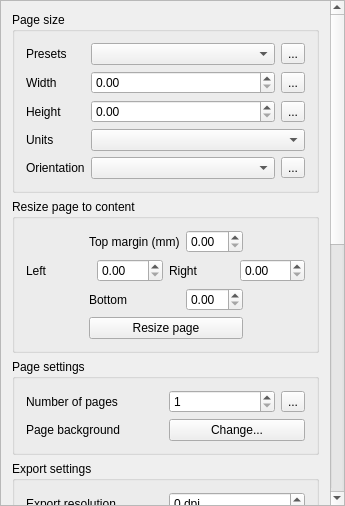
<?xml version="1.0" encoding="UTF-8"?>
<ui version="4.0">
 <class>CompositionWidgetBase</class>
 <widget class="QWidget" name="CompositionWidgetBase">
  <property name="geometry">
   <rect>
    <x>0</x>
    <y>0</y>
    <width>345</width>
    <height>506</height>
   </rect>
  </property>
  <property name="sizePolicy">
   <sizepolicy hsizetype="Expanding" vsizetype="Expanding">
    <horstretch>0</horstretch>
    <verstretch>0</verstretch>
   </sizepolicy>
  </property>
  <property name="windowTitle">
   <string>Composition</string>
  </property>
  <layout class="QVBoxLayout" name="verticalLayout">
   <property name="spacing">
    <number>0</number>
   </property>
   <property name="leftMargin">
    <number>0</number>
   </property>
   <property name="topMargin">
    <number>0</number>
   </property>
   <property name="rightMargin">
    <number>0</number>
   </property>
   <property name="bottomMargin">
    <number>0</number>
   </property>
   <item>
    <widget class="QScrollArea" name="scrollArea">
     <property name="sizePolicy">
      <sizepolicy hsizetype="MinimumExpanding" vsizetype="MinimumExpanding">
       <horstretch>0</horstretch>
       <verstretch>0</verstretch>
      </sizepolicy>
     </property>
     <property name="focusPolicy">
      <enum>Qt::WheelFocus</enum>
     </property>
     <property name="frameShape">
      <enum>QFrame::StyledPanel</enum>
     </property>
     <property name="frameShadow">
      <enum>QFrame::Plain</enum>
     </property>
     <property name="widgetResizable">
      <bool>true</bool>
     </property>
     <widget class="QWidget" name="scrollAreaWidgetContents">
      <property name="geometry">
       <rect>
        <x>0</x>
        <y>0</y>
        <width>326</width>
        <height>942</height>
       </rect>
      </property>
      <layout class="QVBoxLayout" name="verticalLayout_2">
       <item>
        <widget class="QgsCollapsibleGroupBoxBasic" name="groupBox">
         <property name="focusPolicy">
          <enum>Qt::StrongFocus</enum>
         </property>
         <property name="title">
          <string>Page size</string>
         </property>
         <property name="syncGroup" stdset="0">
          <string notr="true">composeritem</string>
         </property>
         <property name="collapsed" stdset="0">
          <bool>false</bool>
         </property>
         <layout class="QGridLayout" name="gridLayout" columnstretch="0,0">
          <item row="4" column="0">
           <widget class="QLabel" name="textLabel7">
            <property name="text">
             <string>Orientation</string>
            </property>
            <property name="wordWrap">
             <bool>true</bool>
            </property>
            <property name="buddy">
             <cstring>mPaperOrientationComboBox</cstring>
            </property>
           </widget>
          </item>
          <item row="2" column="0">
           <widget class="QLabel" name="label_2">
            <property name="text">
             <string>Height</string>
            </property>
            <property name="wordWrap">
             <bool>true</bool>
            </property>
           </widget>
          </item>
          <item row="3" column="1">
           <widget class="QComboBox" name="mPaperUnitsComboBox">
            <property name="enabled">
             <bool>true</bool>
            </property>
            <property name="sizePolicy">
             <sizepolicy hsizetype="Expanding" vsizetype="Fixed">
              <horstretch>0</horstretch>
              <verstretch>0</verstretch>
             </sizepolicy>
            </property>
           </widget>
          </item>
          <item row="3" column="0">
           <widget class="QLabel" name="label_3">
            <property name="text">
             <string>Units</string>
            </property>
            <property name="wordWrap">
             <bool>true</bool>
            </property>
           </widget>
          </item>
          <item row="0" column="0">
           <widget class="QLabel" name="textLabel3">
            <property name="text">
             <string>Presets</string>
            </property>
            <property name="wordWrap">
             <bool>true</bool>
            </property>
            <property name="buddy">
             <cstring>mPaperSizeComboBox</cstring>
            </property>
           </widget>
          </item>
          <item row="2" column="1">
           <layout class="QHBoxLayout" name="horizontalLayout_3">
            <item>
             <widget class="QgsDoubleSpinBox" name="mPaperHeightDoubleSpinBox">
              <property name="sizePolicy">
               <sizepolicy hsizetype="Preferred" vsizetype="Minimum">
                <horstretch>0</horstretch>
                <verstretch>0</verstretch>
               </sizepolicy>
              </property>
              <property name="prefix">
               <string/>
              </property>
              <property name="suffix">
               <string/>
              </property>
              <property name="maximum">
               <double>99999.000000000000000</double>
              </property>
              <property name="showClearButton" stdset="0">
               <bool>false</bool>
              </property>
             </widget>
            </item>
            <item>
             <widget class="QgsDataDefinedButton" name="mPaperHeightDDBtn">
              <property name="text">
               <string>...</string>
              </property>
             </widget>
            </item>
           </layout>
          </item>
          <item row="1" column="1">
           <layout class="QHBoxLayout" name="horizontalLayout_2">
            <item>
             <widget class="QgsDoubleSpinBox" name="mPaperWidthDoubleSpinBox">
              <property name="sizePolicy">
               <sizepolicy hsizetype="Preferred" vsizetype="Minimum">
                <horstretch>0</horstretch>
                <verstretch>0</verstretch>
               </sizepolicy>
              </property>
              <property name="prefix">
               <string/>
              </property>
              <property name="suffix">
               <string/>
              </property>
              <property name="maximum">
               <double>99999.000000000000000</double>
              </property>
              <property name="showClearButton" stdset="0">
               <bool>false</bool>
              </property>
             </widget>
            </item>
            <item>
             <widget class="QgsDataDefinedButton" name="mPaperWidthDDBtn">
              <property name="text">
               <string>...</string>
              </property>
             </widget>
            </item>
           </layout>
          </item>
          <item row="0" column="1">
           <layout class="QHBoxLayout" name="horizontalLayout">
            <item>
             <widget class="QComboBox" name="mPaperSizeComboBox">
              <property name="enabled">
               <bool>true</bool>
              </property>
              <property name="sizePolicy">
               <sizepolicy hsizetype="Expanding" vsizetype="Fixed">
                <horstretch>0</horstretch>
                <verstretch>0</verstretch>
               </sizepolicy>
              </property>
             </widget>
            </item>
            <item>
             <widget class="QgsDataDefinedButton" name="mPaperSizeDDBtn">
              <property name="text">
               <string>...</string>
              </property>
             </widget>
            </item>
           </layout>
          </item>
          <item row="1" column="0">
           <widget class="QLabel" name="label">
            <property name="text">
             <string>Width</string>
            </property>
            <property name="wordWrap">
             <bool>true</bool>
            </property>
           </widget>
          </item>
          <item row="4" column="1">
           <layout class="QHBoxLayout" name="horizontalLayout_5">
            <item>
             <widget class="QComboBox" name="mPaperOrientationComboBox">
              <property name="enabled">
               <bool>true</bool>
              </property>
              <property name="sizePolicy">
               <sizepolicy hsizetype="Expanding" vsizetype="Fixed">
                <horstretch>0</horstretch>
                <verstretch>0</verstretch>
               </sizepolicy>
              </property>
             </widget>
            </item>
            <item>
             <widget class="QgsDataDefinedButton" name="mPaperOrientationDDBtn">
              <property name="text">
               <string>...</string>
              </property>
             </widget>
            </item>
           </layout>
          </item>
         </layout>
        </widget>
       </item>
       <item>
        <widget class="QgsCollapsibleGroupBoxBasic" name="groupBox_5">
         <property name="title">
          <string>Resize page to content</string>
         </property>
         <layout class="QVBoxLayout" name="verticalLayout_5">
          <item>
           <layout class="QGridLayout" name="gridLayout_5">
            <item row="0" column="1">
             <widget class="QLabel" name="label_4">
              <property name="text">
               <string>Top margin (mm)</string>
              </property>
             </widget>
            </item>
            <item row="0" column="0">
             <spacer name="horizontalSpacer">
              <property name="orientation">
               <enum>Qt::Horizontal</enum>
              </property>
              <property name="sizeHint" stdset="0">
               <size>
                <width>40</width>
                <height>20</height>
               </size>
              </property>
             </spacer>
            </item>
            <item row="0" column="3">
             <spacer name="horizontalSpacer_2">
              <property name="orientation">
               <enum>Qt::Horizontal</enum>
              </property>
              <property name="sizeHint" stdset="0">
               <size>
                <width>40</width>
                <height>20</height>
               </size>
              </property>
             </spacer>
            </item>
            <item row="0" column="2">
             <widget class="QgsDoubleSpinBox" name="mTopMarginSpinBox">
              <property name="singleStep">
               <double>0.100000000000000</double>
              </property>
             </widget>
            </item>
            <item row="1" column="0" colspan="4">
             <layout class="QHBoxLayout" name="horizontalLayout_7">
              <item>
               <widget class="QLabel" name="label_5">
                <property name="text">
                 <string>Left</string>
                </property>
               </widget>
              </item>
              <item>
               <widget class="QgsDoubleSpinBox" name="mLeftMarginSpinBox">
                <property name="singleStep">
                 <double>0.100000000000000</double>
                </property>
               </widget>
              </item>
              <item>
               <widget class="QLabel" name="label_11">
                <property name="text">
                 <string>Right</string>
                </property>
               </widget>
              </item>
              <item>
               <widget class="QgsDoubleSpinBox" name="mRightMarginSpinBox">
                <property name="singleStep">
                 <double>0.100000000000000</double>
                </property>
               </widget>
              </item>
             </layout>
            </item>
            <item row="2" column="1">
             <widget class="QLabel" name="label_12">
              <property name="text">
               <string>Bottom</string>
              </property>
             </widget>
            </item>
            <item row="2" column="2">
             <widget class="QgsDoubleSpinBox" name="mBottomMarginSpinBox">
              <property name="singleStep">
               <double>0.100000000000000</double>
              </property>
             </widget>
            </item>
            <item row="3" column="1" colspan="2">
             <widget class="QPushButton" name="mResizePageButton">
              <property name="text">
               <string>Resize page</string>
              </property>
             </widget>
            </item>
           </layout>
          </item>
         </layout>
        </widget>
       </item>
       <item>
        <widget class="QgsCollapsibleGroupBoxBasic" name="groupBox_4">
         <property name="title">
          <string>Page settings</string>
         </property>
         <layout class="QGridLayout" name="gridLayout_4">
          <item row="0" column="0">
           <widget class="QLabel" name="mNumPagesLabel">
            <property name="text">
             <string>Number of pages</string>
            </property>
            <property name="wordWrap">
             <bool>true</bool>
            </property>
           </widget>
          </item>
          <item row="0" column="1">
           <layout class="QHBoxLayout" name="horizontalLayout_4">
            <item>
             <widget class="QgsSpinBox" name="mNumPagesSpinBox">
              <property name="minimum">
               <number>1</number>
              </property>
              <property name="showClearButton" stdset="0">
               <bool>false</bool>
              </property>
             </widget>
            </item>
            <item>
             <widget class="QgsDataDefinedButton" name="mNumPagesDDBtn">
              <property name="text">
               <string>...</string>
              </property>
             </widget>
            </item>
           </layout>
          </item>
          <item row="1" column="0">
           <widget class="QLabel" name="label_10">
            <property name="text">
             <string>Page background</string>
            </property>
           </widget>
          </item>
          <item row="1" column="1">
           <widget class="QPushButton" name="mPageStyleButton">
            <property name="text">
             <string>Change...</string>
            </property>
           </widget>
          </item>
         </layout>
        </widget>
       </item>
       <item>
        <widget class="QgsCollapsibleGroupBoxBasic" name="groupBox_3">
         <property name="title">
          <string>Export settings</string>
         </property>
         <layout class="QGridLayout" name="gridLayout_3">
          <item row="1" column="1">
           <widget class="QgsSpinBox" name="mResolutionSpinBox">
            <property name="suffix">
             <string> dpi</string>
            </property>
            <property name="prefix">
             <string/>
            </property>
            <property name="maximum">
             <number>3000</number>
            </property>
            <property name="showClearButton" stdset="0">
             <bool>false</bool>
            </property>
           </widget>
          </item>
          <item row="2" column="0">
           <widget class="QCheckBox" name="mPrintAsRasterCheckBox">
            <property name="text">
             <string>Print as raster</string>
            </property>
            <property name="checkable">
             <bool>true</bool>
            </property>
            <property name="checked">
             <bool>false</bool>
            </property>
           </widget>
          </item>
          <item row="3" column="1">
           <widget class="QComboBox" name="mWorldFileMapComboBox">
            <property name="enabled">
             <bool>false</bool>
            </property>
            <property name="editable">
             <bool>false</bool>
            </property>
           </widget>
          </item>
          <item row="3" column="0">
           <widget class="QCheckBox" name="mGenerateWorldFileCheckBox">
            <property name="sizePolicy">
             <sizepolicy hsizetype="Minimum" vsizetype="Preferred">
              <horstretch>0</horstretch>
              <verstretch>0</verstretch>
             </sizepolicy>
            </property>
            <property name="text">
             <string>World file on</string>
            </property>
           </widget>
          </item>
          <item row="1" column="0">
           <widget class="QLabel" name="label_9">
            <property name="text">
             <string>Export resolution</string>
            </property>
           </widget>
          </item>
         </layout>
        </widget>
       </item>
       <item>
        <widget class="QgsCollapsibleGroupBoxBasic" name="mSnapToGridGroupCheckBox">
         <property name="focusPolicy">
          <enum>Qt::StrongFocus</enum>
         </property>
         <property name="title">
          <string>Guides and Grid</string>
         </property>
         <property name="checkable">
          <bool>false</bool>
         </property>
         <property name="checked">
          <bool>false</bool>
         </property>
         <property name="syncGroup" stdset="0">
          <string notr="true">composeritem</string>
         </property>
         <property name="collapsed" stdset="0">
          <bool>true</bool>
         </property>
         <layout class="QGridLayout" name="gridLayout_2" columnstretch="0,1">
          <item row="0" column="0">
           <widget class="QLabel" name="label_8">
            <property name="text">
             <string>Grid spacing</string>
            </property>
            <property name="wordWrap">
             <bool>true</bool>
            </property>
           </widget>
          </item>
          <item row="0" column="1">
           <widget class="QgsDoubleSpinBox" name="mGridResolutionSpinBox">
            <property name="prefix">
             <string/>
            </property>
            <property name="suffix">
             <string> mm</string>
            </property>
            <property name="minimum">
             <double>0.500000000000000</double>
            </property>
            <property name="maximum">
             <double>9999.000000000000000</double>
            </property>
            <property name="showClearButton" stdset="0">
             <bool>false</bool>
            </property>
           </widget>
          </item>
          <item row="1" column="0">
           <widget class="QLabel" name="label_6">
            <property name="text">
             <string>Grid offset</string>
            </property>
            <property name="wordWrap">
             <bool>true</bool>
            </property>
           </widget>
          </item>
          <item row="1" column="1">
           <layout class="QVBoxLayout" name="verticalLayout_3">
            <item>
             <widget class="QgsDoubleSpinBox" name="mOffsetXSpinBox">
              <property name="prefix">
               <string>x: </string>
              </property>
              <property name="suffix">
               <string> mm</string>
              </property>
              <property name="maximum">
               <double>9999.000000000000000</double>
              </property>
             </widget>
            </item>
            <item>
             <widget class="QgsDoubleSpinBox" name="mOffsetYSpinBox">
              <property name="prefix">
               <string>y: </string>
              </property>
              <property name="suffix">
               <string> mm</string>
              </property>
              <property name="maximum">
               <double>9999.000000000000000</double>
              </property>
             </widget>
            </item>
           </layout>
          </item>
          <item row="2" column="0">
           <widget class="QLabel" name="label_7">
            <property name="text">
             <string>Snap tolerance</string>
            </property>
           </widget>
          </item>
          <item row="2" column="1">
           <widget class="QgsSpinBox" name="mSnapToleranceSpinBox">
            <property name="suffix">
             <string> px</string>
            </property>
            <property name="maximum">
             <number>200</number>
            </property>
            <property name="showClearButton" stdset="0">
             <bool>false</bool>
            </property>
           </widget>
          </item>
         </layout>
        </widget>
       </item>
       <item>
        <widget class="QgsCollapsibleGroupBox" name="groupBox_2">
         <property name="title">
          <string>Variables</string>
         </property>
         <layout class="QVBoxLayout" name="verticalLayout_4">
          <item>
           <widget class="QgsVariableEditorWidget" name="mVariableEditor" native="true">
            <property name="minimumSize">
             <size>
              <width>0</width>
              <height>200</height>
             </size>
            </property>
           </widget>
          </item>
         </layout>
        </widget>
       </item>
       <item>
        <spacer name="verticalSpacer">
         <property name="orientation">
          <enum>Qt::Vertical</enum>
         </property>
         <property name="sizeHint" stdset="0">
          <size>
           <width>20</width>
           <height>40</height>
          </size>
         </property>
        </spacer>
       </item>
      </layout>
     </widget>
    </widget>
   </item>
  </layout>
 </widget>
 <layoutdefault spacing="6" margin="11"/>
 <customwidgets>
  <customwidget>
   <class>QgsCollapsibleGroupBox</class>
   <extends>QGroupBox</extends>
   <header>qgscollapsiblegroupbox.h</header>
   <container>1</container>
  </customwidget>
  <customwidget>
   <class>QgsVariableEditorWidget</class>
   <extends>QWidget</extends>
   <header location="global">qgsvariableeditorwidget.h</header>
   <container>1</container>
  </customwidget>
  <customwidget>
   <class>QgsDataDefinedButton</class>
   <extends>QToolButton</extends>
   <header>qgsdatadefinedbutton.h</header>
  </customwidget>
  <customwidget>
   <class>QgsDoubleSpinBox</class>
   <extends>QDoubleSpinBox</extends>
   <header>qgsdoublespinbox.h</header>
  </customwidget>
  <customwidget>
   <class>QgsSpinBox</class>
   <extends>QSpinBox</extends>
   <header>qgsspinbox.h</header>
  </customwidget>
  <customwidget>
   <class>QgsCollapsibleGroupBoxBasic</class>
   <extends>QGroupBox</extends>
   <header location="global">qgscollapsiblegroupbox.h</header>
   <container>1</container>
  </customwidget>
 </customwidgets>
 <tabstops>
  <tabstop>scrollArea</tabstop>
  <tabstop>groupBox</tabstop>
  <tabstop>mPaperSizeComboBox</tabstop>
  <tabstop>mPaperSizeDDBtn</tabstop>
  <tabstop>mPaperWidthDoubleSpinBox</tabstop>
  <tabstop>mPaperWidthDDBtn</tabstop>
  <tabstop>mPaperHeightDoubleSpinBox</tabstop>
  <tabstop>mPaperHeightDDBtn</tabstop>
  <tabstop>mPaperUnitsComboBox</tabstop>
  <tabstop>mPaperOrientationComboBox</tabstop>
  <tabstop>mPaperOrientationDDBtn</tabstop>
  <tabstop>mTopMarginSpinBox</tabstop>
  <tabstop>mLeftMarginSpinBox</tabstop>
  <tabstop>mRightMarginSpinBox</tabstop>
  <tabstop>mBottomMarginSpinBox</tabstop>
  <tabstop>mResizePageButton</tabstop>
  <tabstop>mNumPagesSpinBox</tabstop>
  <tabstop>mNumPagesDDBtn</tabstop>
  <tabstop>mPageStyleButton</tabstop>
  <tabstop>mResolutionSpinBox</tabstop>
  <tabstop>mPrintAsRasterCheckBox</tabstop>
  <tabstop>mGenerateWorldFileCheckBox</tabstop>
  <tabstop>mWorldFileMapComboBox</tabstop>
  <tabstop>mSnapToGridGroupCheckBox</tabstop>
  <tabstop>mGridResolutionSpinBox</tabstop>
  <tabstop>mOffsetXSpinBox</tabstop>
  <tabstop>mOffsetYSpinBox</tabstop>
  <tabstop>mSnapToleranceSpinBox</tabstop>
 </tabstops>
 <resources/>
 <connections/>
</ui>
